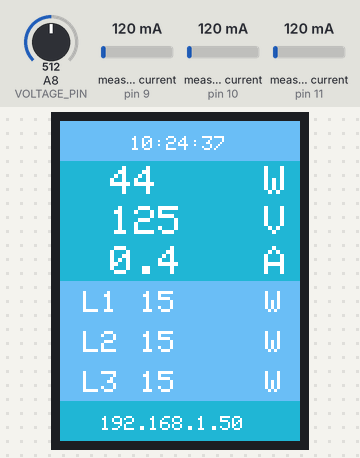
Recording of a sketch running on a simulated Arduino Mega 2560, built with avr-gcc and run on an emulated ATmega2560. Shown: 240×320 colour display. The test bench sets the inputs (shaded band); at power-on: measured current (sensors on pin 9, pin 10, pin 11) 120 mA, A8 (VOLTAGE_PIN) = 512. WiFi joins after 1.5 s; servers stay silent unless stated; network time is answered at once with the bench clock; uploads are accepted with an empty reply; the local clock reads 2024-03-15 10:24:30 at power-on unless the sketch sets it; what the sketch prints to the serial monitor is not drawn.

Above: at 7.4 s.
7.5 s: measured current (sensor on pin 9) set to 40 mA
At 9.7 s:
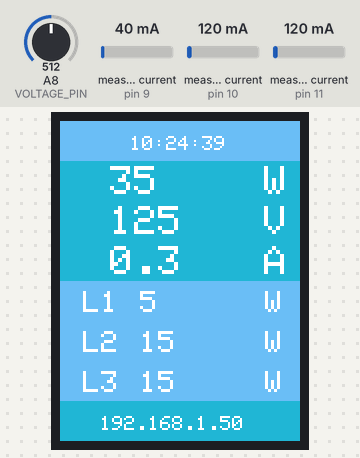
9.9 s: measured current (sensor on pin 10) set to 40 mA
At 11.0 s:
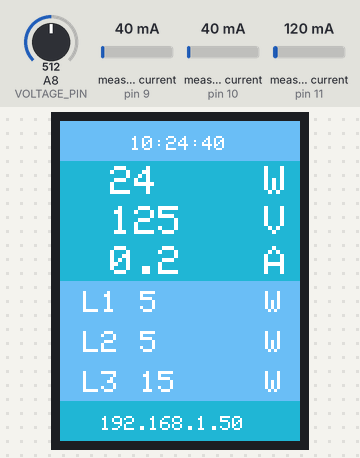
12.7 s: measured current (sensor on pin 11) set to 40 mA
At 13.9 s:
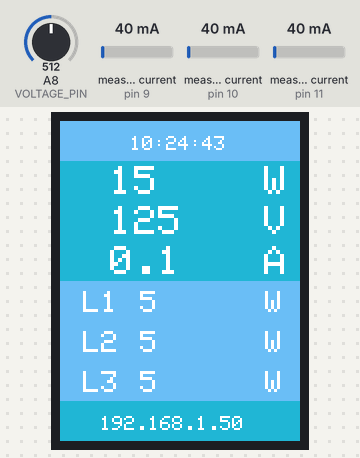
15.8 s: A8 (VOLTAGE_PIN) set to 716
At 17.9 s:
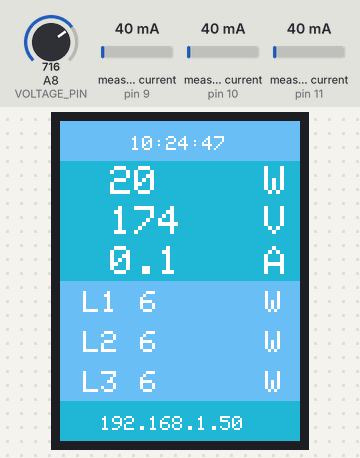
18.5 s: measured current (sensor on pin 9) set to 500 mA
At 19.9 s:
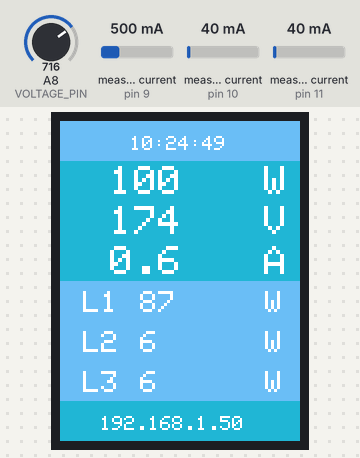
21.6 s: measured current (sensor on pin 10) set to 500 mA
At 23.2 s:
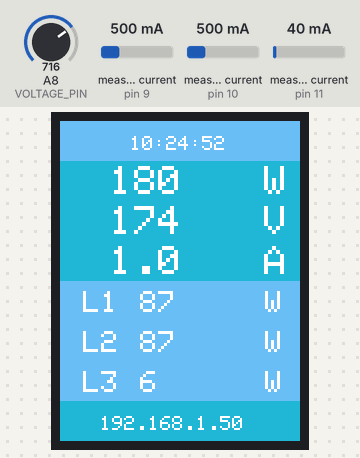
Timing chart, 0 to 24.7 s (numbered marks = the images above; inputs shaded):
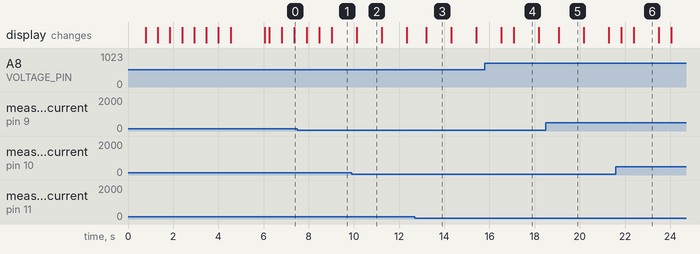

Measured:
- what the display in image 5 shows lasts 1.1 s, from 19.1 s to 20.2 s

The sketch:

mgr.ino
```cpp
#include <EmonLib.h>
#include <NTPClient.h>
#include <SPFD5408_Adafruit_GFX.h>
#include <SPFD5408_Adafruit_TFTLCD.h>
#include <SPI.h>
#include <Ethernet.h>
#include <EthernetUdp.h>
#include <HttpClient.h>

const String devName = "magister2018";
const String devID = "GKO0llTgODKWSdEFmaY3";
const int loopsLimit = 10;


#define LCD_CS A3 // Chip Select goes to Analog 3
#define LCD_CD A2 // Command/Data goes to Analog 2
#define LCD_WR A1 // LCD Write goes to Analog 1
#define LCD_RD A0 // LCD Read goes to Analog 0
#define LCD_RESET A4

#define BLACK   0x0000
#define LIGHTCYAN    0x6DFE
#define DARKCYAN    0x25BA
#define WHITE   0xFFFF

//POWER
#define VOLTAGE_PIN A8
#define L1AMPERE_PIN A9
#define L2AMPERE_PIN A10
#define L3AMPERE_PIN A11
int voltage = 0;
float ampere_L1 = 0.0;
float ampere_L2 = 0.0;
float ampere_L3 = 0.0;
int watt_L1 = 0;
int watt_L2 = 0;
int watt_L3 = 0;
float ampereSum = 0.0;
int watts = 0;

float avg_ampere_L1 = 0.0;
float avg_ampere_L2 = 0.0;
float avg_ampere_L3 = 0.0;
int avg_voltage = 0;

EnergyMonitor EnergyMonitorL1;
EnergyMonitor EnergyMonitorL2;
EnergyMonitor EnergyMonitorL3;

//LCD size
#define TFTWIDTH   240
#define TFTHEIGHT  320

Adafruit_TFTLCD screen(LCD_CS, LCD_CD, LCD_WR, LCD_RD, LCD_RESET);

byte myserver[] = { 192, 168, 1, 212 };
String host = "192.168.1.212";
int serverPort = 64996;
byte mac[] = {0x00, 0xAA, 0xBB, 0xCC, 0xDE, 0x02};
EthernetClient client;
EthernetServer server(9095);
EthernetUDP ntpUDP;
NTPClient timeClient(ntpUDP, "0.pl.pool.ntp.org", 7200);
int connectionAttempts = 1;
int loops = 0;

String localIp;

void setup() {
  Serial.begin(115200);

  screen.reset();
  screen.begin(0x9341); // SDFP5408
  screen.setRotation(2);
  screen.fillScreen(BLACK);
  screen.setCursor(0, 0);

  screen.setTextColor(WHITE);
  screen.setTextSize(1);
  screen.println();
  screen.println("________________________________________");
  screen.println("   System Monitoringu Zuzycia Energii  ");
  screen.println("________________________________________");
  screen.println();

  screen.setTextColor(WHITE);
  screen.setTextSize(2);
  screen.println("Inicjowanie");
  screen.setTextColor(WHITE);
  screen.setTextSize(1);
  LoadingBars();

  EnergyMonitorL1.current(9, 30);
  EnergyMonitorL2.current(10, 30);
  EnergyMonitorL3.current(11, 30);

  screen.setTextColor(WHITE);
  screen.setTextSize(2);
  screen.println("Kalibr. czujnikow");
  screen.setTextColor(WHITE);
  screen.setTextSize(1);

  for (int i = 0; i < 8; i++) {
    ampere_L1 = (EnergyMonitorL1.calcIrms(1480));
    ampere_L2 = (EnergyMonitorL2.calcIrms(1480));
    ampere_L3 = (EnergyMonitorL3.calcIrms(1480));
    for (int j = 0; j < 5; j++) {
      screen.print(".");
      //delay(50);
    }
  }
  screen.println();

  screen.setTextColor(WHITE);
  screen.setTextSize(2);
  screen.println("Konfiguracja IP");
  screen.setTextColor(WHITE);
  screen.setTextSize(1);
  LoadingBars();

  while (Ethernet.begin(mac) == 0) {
    screen.setTextColor(WHITE);
    screen.setTextSize(1);
    screen.print("Proba polaczenia: ");
    screen.println(connectionAttempts);
    connectionAttempts++;
    screen.println("Blad konfiguracji DHCP");
    delay(1000);
  }

  screen.setTextColor(WHITE);
  screen.setTextSize(2);
  screen.println("Adres IP");
  localIp = DisplayIpAddress(Ethernet.localIP());
  screen.println(localIp);
  screen.println();

  screen.setTextColor(WHITE);
  screen.setTextSize(2);
  screen.println("Ustawienia czasu");
  screen.setTextColor(WHITE);
  screen.setTextSize(1);
  LoadingBars();
  timeClient.update();
  screen.setTextSize(2);
  screen.println(timeClient.getFormattedTime());

  screen.setTextColor(WHITE);
  screen.setTextSize(2);
  screen.println("Start WebSerwera");
  screen.setTextColor(WHITE);
  screen.setTextSize(1);
  LoadingBars();
  server.begin();

  LoadUI();
}

void LoadingBars() {
  screen.setTextColor(WHITE);
  screen.setTextSize(1);
  for (int i = 0; i < 40; i++) {
    screen.print(".");
    //delay(100);
  }
  screen.println();
}


void loop() {
  timeClient.update();
  int voltageRead = analogRead(VOLTAGE_PIN);
  voltage = voltageRead * (250.0 / 1023.0);
  Serial.print(voltage);
  Serial.println(" [V]");
  ampere_L1 = (EnergyMonitorL1.calcIrms(1480));
  watt_L1 = ampere_L1 * voltage;
  ampere_L2 = (EnergyMonitorL2.calcIrms(1480));
  watt_L2 = ampere_L2 * voltage;
  ampere_L3 = (EnergyMonitorL3.calcIrms(1480));
  watt_L3 = ampere_L3 * voltage;

  Serial.print(ampere_L1);
  Serial.println(" L1 [A]");
  Serial.print(ampere_L2);
  Serial.println(" L2 [A]");
  Serial.print(ampere_L3);
  Serial.println(" L3 [A]");
  ampereSum = ampere_L1 + ampere_L2 + ampere_L3;
  Serial.print(ampereSum);
  Serial.println(" sum [A]");
  watts = ampereSum * voltage;
  refreshUI();
  refreshWebServer();

  if (loops == loopsLimit)
  {
    avg_ampere_L1 = avg_ampere_L1 / loops;
    avg_ampere_L2 = avg_ampere_L2 / loops;
    avg_ampere_L3 = avg_ampere_L3 / loops;
    avg_voltage = avg_voltage / loops;
    post();
    loops = 0;
    avg_ampere_L1 = 0;
    avg_ampere_L2 = 0;
    avg_ampere_L3 = 0;
    avg_voltage = 0;
  }

  avg_ampere_L1 += ampere_L1;
  avg_ampere_L2 += ampere_L2;
  avg_ampere_L3 += ampere_L3;
  avg_voltage += voltage;

  loops++;
  Serial.println(loops);
}

void post()
{
  String PostString = "/Arduino/Add?id=" + devID + "&voltage=" + avg_voltage + "&l1_current=" + avg_ampere_L1 + "&l2_current=" + avg_ampere_L2 + "&l3_current=" + avg_ampere_L3;
  if (client.connect(myserver, 80)) {
    Serial.println("connected");
    client.println("GET /Arduino/Add?id=" + devID + "&voltage=" + avg_voltage + "&l1_current=" + avg_ampere_L1 + "&l2_current=" + avg_ampere_L2 + "&l3_current=" + avg_ampere_L3 + " HTTP/1.1");
    Serial.println("connected");
    client.println("Host: " + host);
    client.println("Connection: close");
    client.println();
  }
  else {
    Serial.println("connection failed");
    Serial.println();
  }

  while (client.connected() && !client.available()) delay(1);
  while (client.connected() || client.available())
  {
    char c = client.read();
    Serial.print(c);
  }

  Serial.println();
  Serial.println("disconnecting.");
  Serial.println("==================");
  Serial.println();
  client.stop();
}


void refreshWebServer() {
  EthernetClient ethClient = server.available();
  if (ethClient) {
    bool currentLineIsBlank = true;
    while (ethClient.connected()) {
      if (ethClient.available()) {
        char c = ethClient.read();
        if (c == '\n' && currentLineIsBlank) {
          ethClient.println("HTTP/1.1 200 OK");
          ethClient.println("Content-Type: application/json;charset=utf-8");
          ethClient.println("Connection: close");
          ethClient.println();
          ethClient.print("{\"time\":\"" + String(timeClient.getEpochTime(), DEC) + "\",\"deviceid\":\"" + devID + "\",\"values\":{\"voltage\":\"");
          ethClient.print(voltage);
          ethClient.print("\",\"l1current\":\"");
          ethClient.print(ampere_L1);
          ethClient.print("\",\"l2current\":\"");
          ethClient.print(ampere_L2);
          ethClient.print("\",\"l3current\":\"");
          ethClient.print(ampere_L3);
          ethClient.print("\"}}");
          break;
        }
        if (c == '\n') {
          currentLineIsBlank = true;
        } else if (c != '\r') {
          currentLineIsBlank = false;
        }
      }
    }
    delay(1);
    ethClient.stop();
  }
}

void LoadUI() {
  screen.fillScreen(WHITE);
  screen.fillRect(0, 0, TFTWIDTH, 40, LIGHTCYAN);
  screen.fillRect(0, 40, TFTWIDTH, 120, DARKCYAN);
  screen.fillRect(0, 160, TFTWIDTH, 120, LIGHTCYAN);
  screen.fillRect(0, 280, TFTWIDTH, TFTHEIGHT, DARKCYAN);
  screen.setTextColor(WHITE);
  screen.setTextSize(4);
  screen.setCursor(180, 45);
  screen.print(" W ");
  screen.setCursor(180, 85);
  screen.print(" V ");
  screen.setCursor(180, 125);
  screen.print(" A ");
  screen.setTextSize(3);
  screen.setCursor(5, 170);
  screen.print(" L1 ");
  screen.setCursor(5, 210);
  screen.print(" L2 ");
  screen.setCursor(5, 250);
  screen.print(" L3 ");
  screen.setCursor(187, 170);
  screen.print(" W ");
  screen.setCursor(187, 210);
  screen.print(" W ");
  screen.setCursor(187, 250);
  screen.print(" W ");
  screen.setTextSize(2);
  screen.setCursor(40, 295);
  screen.println(localIp);
  screen.setCursor(70, 15);
  screen.println(timeClient.getFormattedTime());
}

void refreshUI() {

  screen.setTextSize(2);
  screen.setCursor(70, 15);
  screen.setTextColor(WHITE, LIGHTCYAN);
  screen.println(timeClient.getFormattedTime());

  screen.setTextSize(4);
  screen.setTextColor(WHITE, DARKCYAN);
  screen.setCursor(50, 45);
  screen.print(watts);
  screen.print(" ");
  screen.setCursor(50, 85);
  screen.print(voltage);
  screen.print(" ");
  screen.setCursor(50, 125);
  screen.print(ampereSum, 1);
  screen.print(" ");
  screen.setTextSize(3);
  screen.setTextColor(WHITE, LIGHTCYAN);
  screen.setCursor(80, 170);
  screen.print(watt_L1);
  screen.print(" ");
  screen.setCursor(80, 210);
  screen.print(watt_L2);
  screen.print(" ");
  screen.setCursor(80, 250);
  screen.print(watt_L3);
  screen.print(" ");
}

String DisplayIpAddress(IPAddress ip)
{
  return String(ip[0]) + "." + String(ip[1]) + "." + String(ip[2]) + "." + String(ip[3]);
}
```
